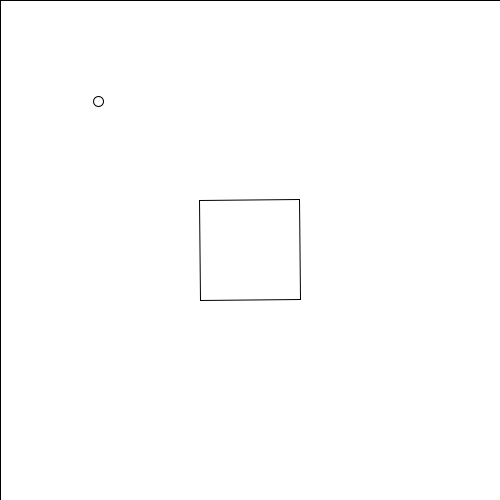
Frame 1 (no input)
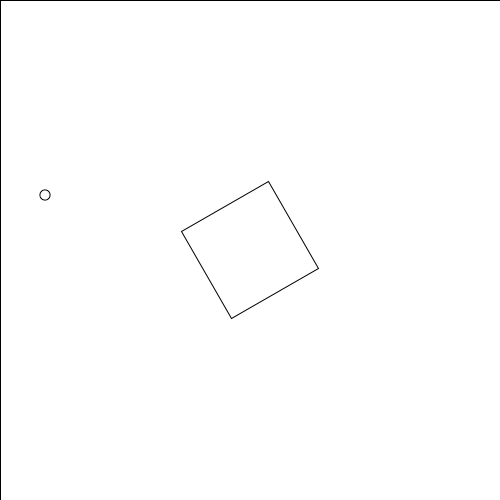
Frame 60 (the mouse pressed at the canvas centre just before this capture)
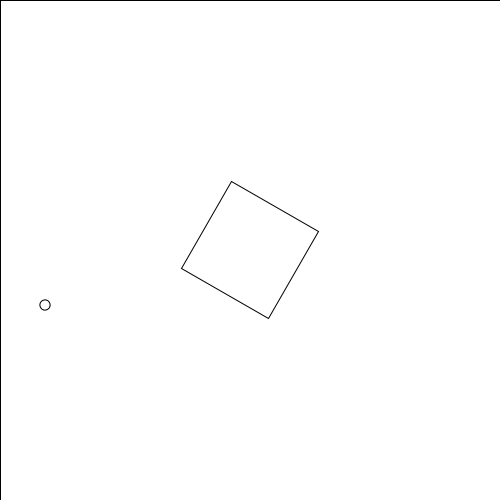
Frame 120 (the mouse held since frame 60 and released just before this capture)

The Processing sketch that drew these frames (run headless with seeded random() and noise(); from frame 60 on, the mouse is pressed at the canvas centre):

// Processing sketch: processing_179597
// ── processing_179597.pde

/* Reason for this program: I was working on spinning a sprite, when I realized I didn't want to deal with all the intricacies of per-pixel rotation.
 I noticed that Processing has a rotate() function which rotates all drawn shapes by a given angle. The problem is that the rotation is done (impractically)
 around the origin. So, I set out to determine the relationship between a point before the rotation and the same point after the rotation. Using this
 relationship, I could then undo the rotation for the center of the sprite, thus keeping it in the desired location. 
 
 If you have any questions about the code feel free to leave a comment.
 */

// Most of these variables are explained later.
float deltaX = 0;
float deltaY = 0;

float angle;
float radius;

float x = 250; // Desired shape x-position
float y = 250; // Desired shape y-position

float originSlope;


void setup()
{
  size(500, 500);
  background(255);

  rectMode(CENTER); // Set rect mode to center. Allows shape to rotate about center rather than corner.

  radius = dist(0, 0, x, y); // Set radius of our rotation to the distance from origin to position.
}

void draw()
{
  // Clear screen
  fill(255);
  rect(250, 250, 500, 500);

  /* The following code took about 6 hours, lots of graph paper, and many headaches to figure out. 
   Essentially, they allow us to cancel out the rotation around the origin for any desired point. 
   So, while the rest of our shape is rotated, the center (or top left corner dependent on RectMode) is held in place.
   Since the shape is drawn based on this point, the shape rotates in place.
   */

  angle += radians(.5);

  originSlope = atan(y/x);

  deltaX = 2 * radius * sin(angle / 2) * cos(originSlope + (angle / 2) - HALF_PI); // Change in x after rotation.
  deltaY = 2 * radius * sin(angle / 2) * sin(originSlope + (angle / 2) - HALF_PI); // Change in y after rotation.

  rotate(-angle); // We rotate at a negative angle so the deltaX and deltaY values can cancel this function's rotation.

  rect(x - deltaX, y - deltaY, 100, 100); // Subtract deltaX and deltaY values to cancel. Draw our rectangle. Boom.
  
  ellipse(100 - deltaX, 100 - deltaY, 10, 10); // Using deltaX and deltaY you can change the point of rotation for anything.
}
